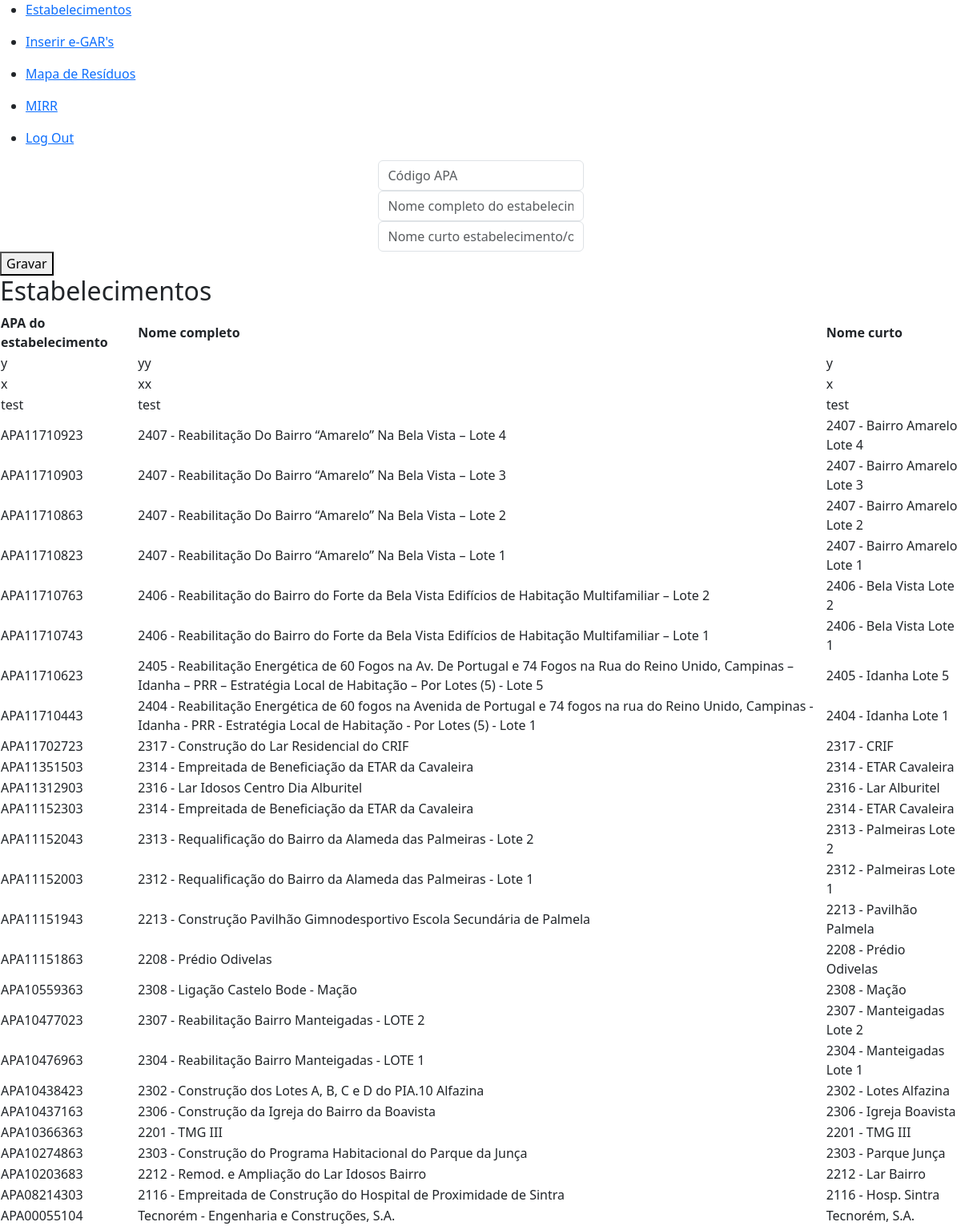
The app's page /establishments (signed in) with its own data.
### tables this page shows
CREATE TABLE apa_code_contract (
    apa_code TEXT NOT NULL UNIQUE,
    contract_full TEXT NOT NULL,
    contract_short TEXT NOT NULL
);

### app.py (the view, shortened to what this page needs)
@app.route("/establishments", methods=["GET", "POST"])
@login_required
def establishments():
    if request.method == "GET":
        all_estab = db.execute("SELECT apa_code,contract_full,contract_short \
            FROM apa_code_contract ORDER BY apa_code DESC")
        return render_template("establishments.html", all_estab=all_estab)

### helpers.py (called while the page is built)
def login_required(f):
    @wraps(f)
    def decorated_function(*args, **kwargs):
        if session.get("user_id") is None:
            return redirect("/login")
        return f(*args, **kwargs)
    return decorated_function

### templates/establishments.html (shortened to what this page needs)
{% extends "layout.html" %}
{% block main %}
<form action="/establishments" method="post">
    <div>
        <input autocomplete="off" autofocus class="form-control mx-auto w-auto" name="apa_code" placeholder="Código APA" type="text">
    </div>
    <div>
        <input autocomplete="off" autofocus class="form-control mx-auto w-auto" name="nome_estab" placeholder="Nome completo do estabelecimento/obra" type="text">
    </div>
    <div>
        <input autocomplete="off" autofocus class="form-control mx-auto w-auto" name="nome_estab_curto" placeholder="Nome curto estabelecimento/obra" type="text">
    </div>
    <button type="submit">Gravar</button>
</form>
<h2>Estabelecimentos</h2>
<table style="width:100%">
    <thead>
        <tr>
            <th>APA do estabelecimento</th>
            <th>Nome completo</th>
            <th>Nome curto</th>
        </tr>
    </thead>
    <tbody>
        {% for row in all_estab %}
        <tr>
            <td>{{ row.apa_code }}</td>
            <td>{{ row.contract_full }}</td>
            <td>{{ row.contract_short }}</td>
        </tr>
        {% endfor %}
    </tbody>
</table>
{% endblock %}

### records on screen
apa_code_contract: apa_code "y", contract_full "yy", contract_short "y"
apa_code_contract: apa_code "x", contract_full "xx", contract_short "x"
apa_code_contract: apa_code "test", contract_full "test", contract_short "test"
apa_code_contract: apa_code "APA11710923", contract_full "2407 - Reabilitação Do Bairro “Amarelo” Na Bela Vista – Lote 4", contract_short "2407 - Bairro Amarelo Lote 4"
apa_code_contract: apa_code "APA11710903", contract_full "2407 - Reabilitação Do Bairro “Amarelo” Na Bela Vista – Lote 3", contract_short "2407 - Bairro Amarelo Lote 3"
apa_code_contract: apa_code "APA11710863", contract_full "2407 - Reabilitação Do Bairro “Amarelo” Na Bela Vista – Lote 2", contract_short "2407 - Bairro Amarelo Lote 2"
apa_code_contract: apa_code "APA11710823", contract_full "2407 - Reabilitação Do Bairro “Amarelo” Na Bela Vista – Lote 1", contract_short "2407 - Bairro Amarelo Lote 1"
apa_code_contract: apa_code "APA11710763", contract_full "2406 - Reabilitação do Bairro do Forte da Bela Vista Edifícios de Habitação Multifamiliar – Lote 2", contract_short "2406 - Bela Vista Lote 2"
apa_code_contract: apa_code "APA11710743", contract_full "2406 - Reabilitação do Bairro do Forte da Bela Vista Edifícios de Habitação Multifamiliar – Lote 1", contract_short "2406 - Bela Vista Lote 1"
apa_code_contract: apa_code "APA11710623", contract_full "2405 - Reabilitação Energética de 60 Fogos na Av. De Portugal e 74 Fogos na Rua do Reino Unido, Campinas – Idanha – PRR – Estratégia Local de Habitação – Por Lotes (5) - Lote 5", contract_short "2405 - Idanha Lote 5"
apa_code_contract: apa_code "APA11710443", contract_full "2404 - Reabilitação Energética de 60 fogos na Avenida de Portugal e 74 fogos na rua do Reino Unido, Campinas - Idanha - PRR - Estratégia Local de Habitação - Por Lotes (5) - Lote 1", contract_short "2404 - Idanha Lote 1"
apa_code_contract: apa_code "APA11702723", contract_full "2317 - Construção do Lar Residencial do CRIF", contract_short "2317 - CRIF"
apa_code_contract: apa_code "APA11351503", contract_full "2314 - Empreitada de Beneficiação da ETAR da Cavaleira", contract_short "2314 - ETAR Cavaleira"
apa_code_contract: apa_code "APA11312903", contract_full "2316 - Lar Idosos Centro Dia Alburitel", contract_short "2316 - Lar Alburitel"
apa_code_contract: apa_code "APA11152303", contract_full "2314 - Empreitada de Beneficiação da ETAR da Cavaleira", contract_short "2314 - ETAR Cavaleira"
apa_code_contract: apa_code "APA11152043", contract_full "2313 - Requalificação do Bairro da Alameda das Palmeiras - Lote 2", contract_short "2313 - Palmeiras Lote 2"
apa_code_contract: apa_code "APA11152003", contract_full "2312 - Requalificação do Bairro da Alameda das Palmeiras - Lote 1", contract_short "2312 - Palmeiras Lote 1"
apa_code_contract: apa_code "APA11151943", contract_full "2213 - Construção Pavilhão Gimnodesportivo Escola Secundária de Palmela", contract_short "2213 - Pavilhão Palmela"
apa_code_contract: apa_code "APA11151863", contract_full "2208 - Prédio Odivelas", contract_short "2208 - Prédio Odivelas"
apa_code_contract: apa_code "APA10559363", contract_full "2308 - Ligação Castelo Bode - Mação", contract_short "2308 - Mação"
apa_code_contract: apa_code "APA10477023", contract_full "2307 - Reabilitação Bairro Manteigadas - LOTE 2", contract_short "2307 - Manteigadas Lote 2"
apa_code_contract: apa_code "APA10476963", contract_full "2304 - Reabilitação Bairro Manteigadas - LOTE 1", contract_short "2304 - Manteigadas Lote 1"
apa_code_contract: apa_code "APA10438423", contract_full "2302 - Construção dos Lotes A, B, C e D do PIA.10 Alfazina", contract_short "2302 - Lotes Alfazina"
apa_code_contract: apa_code "APA10437163", contract_full "2306 - Construção da Igreja do Bairro da Boavista", contract_short "2306 - Igreja Boavista"
apa_code_contract: apa_code "APA10366363", contract_full "2201 - TMG III", contract_short "2201 - TMG III"
apa_code_contract: apa_code "APA10274863", contract_full "2303 - Construção do Programa Habitacional do Parque da Junça", contract_short "2303 - Parque Junça"
apa_code_contract: apa_code "APA10203683", contract_full "2212 - Remod. e Ampliação do Lar Idosos Bairro", contract_short "2212 - Lar Bairro"
apa_code_contract: apa_code "APA08214303", contract_full "2116 - Empreitada de Construção do Hospital de Proximidade de Sintra", contract_short "2116 - Hosp. Sintra"
apa_code_contract: apa_code "APA00055104", contract_full "Tecnorém - Engenharia e Construções, S.A.", contract_short "Tecnorém, S.A."
